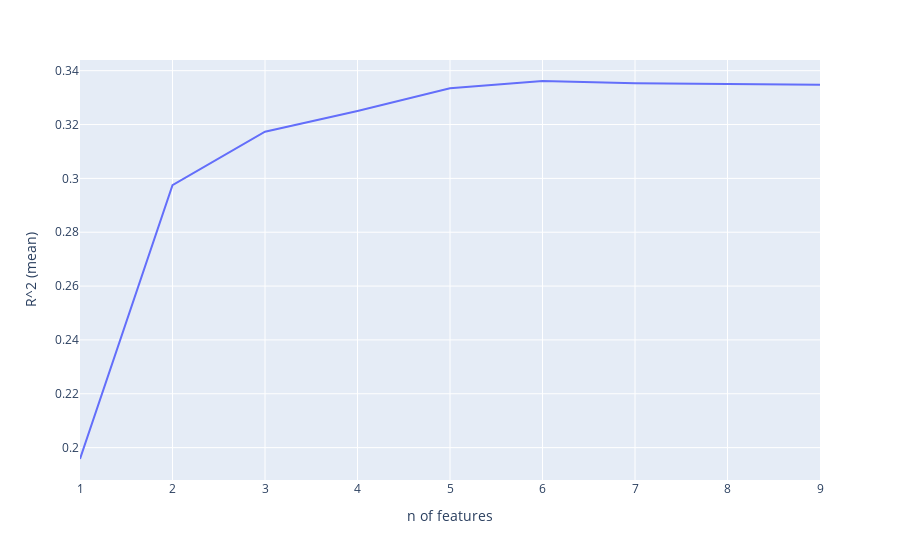

Source (notebook cell):
### Code cell
scores = []

for i in range(1,len(features)-1):
    selection_forward = SequentialFeatureSelector(LinearRegression(), n_features_to_select=i,
                                        direction='forward').fit(train_X, train_y)
    selected_features = train_X.columns[selection_forward.get_support()]
    scores.append(cross_val_score(LinearRegression(), train_X[selected_features], train_y, cv=10).mean())

result = pd.DataFrame(zip(range(1,len(features)-1), scores), columns=['n of features', 'R^2 (mean)'])
px.line(result, x='n of features', y='R^2 (mean)')

### Figure 1 — Plotly figure (JSON) as saved in the notebook; plotly's stock layout.template omitted (floating-point values rounded to 4 significant figures)
{"data": [{"hovertemplate": "n of features=%{x}<br>R^2 (mean)=%{y}<extra></extra>", "legendgroup": "", "line": {"color": "#636efa", "dash": "solid"}, "mode": "lines", "name": "", "orientation": "v", "showlegend": false, "type": "scatter", "x": [1, 2, 3, 4, 5, 6, 7, 8, 9], "xaxis": "x", "y": [0.1958, 0.2975, 0.3173, 0.3251, 0.3335, 0.3362, 0.3354, 0.335, 0.3348], "yaxis": "y"}], "layout": {"legend": {"tracegroupgap": 0}, "margin": {"t": 60}, "xaxis": {"anchor": "y", "domain": [0, 1], "title": {"text": "n of features"}}, "yaxis": {"anchor": "x", "domain": [0, 1], "title": {"text": "R^2 (mean)"}}}}
